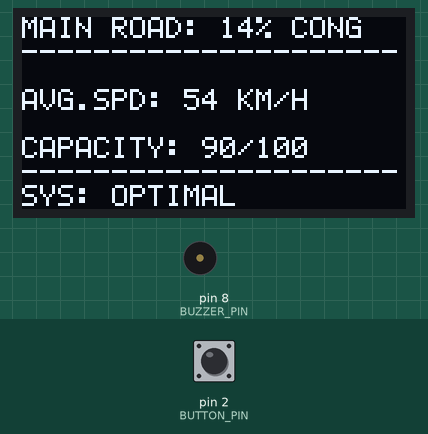
Bench run of a sketch on a simulated Arduino Uno, built with avr-gcc and run on an emulated ATmega328P. On the bench: 128×64 one-colour display, buzzer (waves = sounding). Wiring (inferred from the names in the program): SSD1306 OLED at I2C address 0x3C. Inputs (shaded band) come from the test bench; at power-on: pin 2 (BUTTON_PIN) HIGH. Random numbers use the default seed unless the sketch sets one.

Above: at 3.33 s.
3.6 s: pin 2 (BUTTON_PIN) pulled LOW for 0.15 s
At 9.6 s:
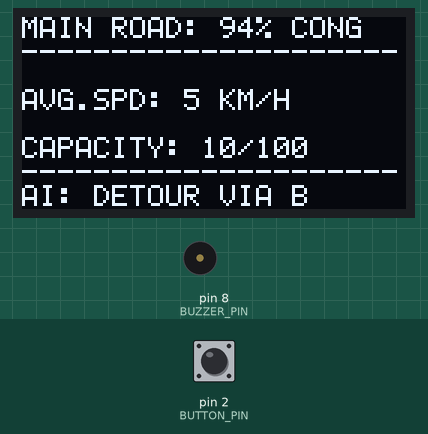
At 16.04 s:
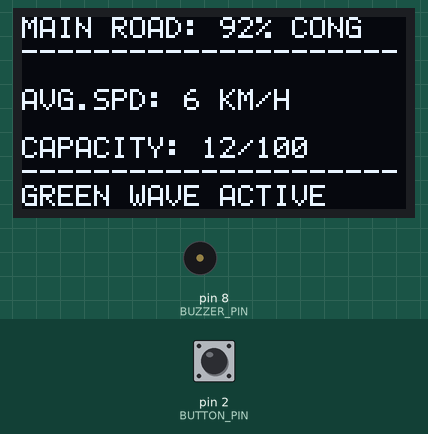
Timing chart, 0 to 17.3 s (numbered marks = the images above; inputs shaded):
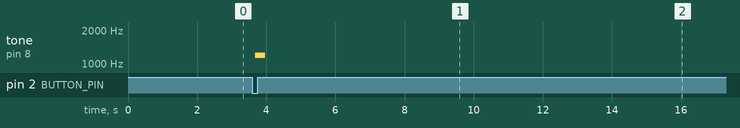

The sketch:

mihwar_arduino.ino
```cpp
#include <Wire.h>

#define OLED_ADDRESS 0x3C

const uint8_t font5x7[][5] PROGMEM = {
  {0x00, 0x00, 0x00, 0x00, 0x00},
  {0x00, 0x00, 0x5f, 0x00, 0x00},
  {0x00, 0x07, 0x00, 0x07, 0x00},
  {0x14, 0x7f, 0x14, 0x7f, 0x14},
  {0x24, 0x2a, 0x7f, 0x2a, 0x12},
  {0x23, 0x13, 0x08, 0x64, 0x62},
  {0x36, 0x49, 0x55, 0x22, 0x50},
  {0x00, 0x05, 0x03, 0x00, 0x00},
  {0x00, 0x1c, 0x22, 0x41, 0x00},
  {0x00, 0x41, 0x22, 0x1c, 0x00},
  {0x14, 0x08, 0x3e, 0x08, 0x14},
  {0x08, 0x08, 0x3e, 0x08, 0x08},
  {0x00, 0x50, 0x30, 0x00, 0x00},
  {0x08, 0x08, 0x08, 0x08, 0x08},
  {0x00, 0x60, 0x60, 0x00, 0x00},
  {0x20, 0x10, 0x08, 0x04, 0x02},
  {0x3e, 0x51, 0x49, 0x45, 0x3e},
  {0x00, 0x42, 0x7f, 0x40, 0x00},
  {0x42, 0x61, 0x51, 0x49, 0x46},
  {0x21, 0x41, 0x45, 0x4b, 0x31},
  {0x18, 0x14, 0x12, 0x7f, 0x10},
  {0x27, 0x45, 0x45, 0x45, 0x39},
  {0x3c, 0x4a, 0x49, 0x49, 0x30},
  {0x01, 0x71, 0x09, 0x05, 0x03},
  {0x36, 0x49, 0x49, 0x49, 0x36},
  {0x06, 0x49, 0x49, 0x29, 0x1e},
  {0x00, 0x36, 0x36, 0x00, 0x00},
  {0x00, 0x56, 0x36, 0x00, 0x00},
  {0x08, 0x14, 0x22, 0x41, 0x00},
  {0x24, 0x24, 0x24, 0x24, 0x24},
  {0x00, 0x41, 0x22, 0x14, 0x08},
  {0x02, 0x01, 0x51, 0x09, 0x06},
  {0x32, 0x49, 0x79, 0x41, 0x3e},
  {0x7e, 0x11, 0x11, 0x11, 0x7e},
  {0x7f, 0x49, 0x49, 0x49, 0x36},
  {0x3e, 0x41, 0x41, 0x41, 0x22},
  {0x7f, 0x41, 0x41, 0x22, 0x1c},
  {0x7f, 0x49, 0x49, 0x49, 0x41},
  {0x7f, 0x09, 0x09, 0x09, 0x01},
  {0x3e, 0x41, 0x49, 0x49, 0x7a},
  {0x7f, 0x08, 0x08, 0x08, 0x7f},
  {0x00, 0x41, 0x7f, 0x41, 0x00},
  {0x20, 0x40, 0x41, 0x3f, 0x01},
  {0x7f, 0x08, 0x14, 0x22, 0x41},
  {0x7f, 0x40, 0x40, 0x40, 0x40},
  {0x7f, 0x02, 0x0c, 0x02, 0x7f},
  {0x7f, 0x04, 0x08, 0x10, 0x7f},
  {0x3e, 0x41, 0x41, 0x41, 0x3e},
  {0x7f, 0x09, 0x09, 0x09, 0x06},
  {0x3e, 0x41, 0x51, 0x21, 0x5e},
  {0x7f, 0x09, 0x19, 0x29, 0x46},
  {0x46, 0x49, 0x49, 0x49, 0x31},
  {0x01, 0x01, 0x7f, 0x01, 0x01},
  {0x3f, 0x40, 0x40, 0x40, 0x3f},
  {0x1f, 0x20, 0x40, 0x20, 0x1f},
  {0x3f, 0x40, 0x38, 0x40, 0x3f},
  {0x63, 0x14, 0x08, 0x14, 0x63},
  {0x07, 0x08, 0x70, 0x08, 0x07},
  {0x61, 0x51, 0x49, 0x45, 0x43}
};

#define BUTTON_PIN    2
#define BUZZER_PIN    8

int congestionRate = 12;
int averageSpeed = 54;
int flowCapacity = 88;
char aiStatus[21] = "SYS: OPTIMAL        ";

unsigned long prevMillis = 0;
bool isSimulating = false;

void oled_command(uint8_t cmd) {
  Wire.beginTransmission(OLED_ADDRESS);
  Wire.write(0x00);
  Wire.write(cmd);
  Wire.endTransmission();
}

void oled_data(uint8_t data) {
  Wire.beginTransmission(OLED_ADDRESS);
  Wire.write(0x40);
  Wire.write(data);
  Wire.endTransmission();
}

void oled_init() {
  oled_command(0xAE);
  oled_command(0xD5); oled_command(0x80);
  oled_command(0xA8); oled_command(0x3F);
  oled_command(0xD3); oled_command(0x00);
  oled_command(0x40);
  oled_command(0x8D); oled_command(0x14);
  oled_command(0x20); oled_command(0x02);
  oled_command(0xA1);
  oled_command(0xC8);
  oled_command(0xDA); oled_command(0x12);
  oled_command(0x81); oled_command(0xCF);
  oled_command(0xD9); oled_command(0xF1);
  oled_command(0xDB); oled_command(0x40);
  oled_command(0xA4);
  oled_command(0xA6);
  oled_command(0xAF);
}

void oled_clear() {
  for (uint8_t page = 0; page < 8; page++) {
    oled_command(0xB0 + page);
    oled_command(0x00);
    oled_command(0x10);
    for (uint8_t i = 0; i < 128; i++) {
      oled_data(0x00);
    }
  }
}

void oled_set_cursor(uint8_t col, uint8_t page) {
  oled_command(0xB0 + page);
  oled_command(col & 0x0F);
  oled_command(0x10 | ((col >> 4) & 0x0F));
}

void oled_print_char(char c) {
  if (c < 32 || c > 90) c = 32;
  if (c >= 97 && c <= 122) c -= 32;

  uint8_t index = c - 32;
  for (uint8_t i = 0; i < 5; i++) {
    oled_data(pgm_read_byte(&(font5x7[index][i])));
  }
  oled_data(0x00);
}

void oled_print(const char* str) {
  while (*str) {
    oled_print_char(*str++);
  }
}

void oled_print_int(int num) {
  char buf[6];
  itoa(num, buf, 10);
  oled_print(buf);
}

void setup() {
  pinMode(BUTTON_PIN, INPUT_PULLUP);
  pinMode(BUZZER_PIN, OUTPUT);

  Wire.begin();
  Wire.setClock(400000L);
  delay(100);
  oled_init();
  oled_clear();

  oled_set_cursor(10, 2);
  oled_print("MIHWAR ANALYTICS");
  oled_set_cursor(5, 4);
  oled_print("SYSTEM INITIALIZED");
  delay(2000);
  oled_clear();
}

void loop() {
  if (digitalRead(BUTTON_PIN) == LOW && !isSimulating) {
    delay(50);
    isSimulating = true;
    prevMillis = millis();
    tone(BUZZER_PIN, 1200, 300);
  }

  unsigned long currentMillis = millis();

  if (currentMillis - prevMillis >= 200) {
    if (!isSimulating) {
      congestionRate = 12 + random(-1, 3);
      averageSpeed = 54 + random(-1, 2);
      flowCapacity = 90;
      strcpy(aiStatus, "SYS: OPTIMAL        ");
    }
    else {
      unsigned long elapsed = currentMillis - prevMillis;

      if (elapsed < 5000) {
        congestionRate = map(elapsed, 0, 5000, 15, 94);
        averageSpeed = map(elapsed, 0, 5000, 54, 8);
        flowCapacity = map(elapsed, 0, 5000, 90, 15);
        strcpy(aiStatus, "CRITICAL ANOMALY   ");
      }
      else if (elapsed >= 5000 && elapsed < 12000) {
        congestionRate = 94;
        averageSpeed = 5;
        flowCapacity = 10;
        strcpy(aiStatus, "AI: DETOUR VIA B   ");
      }
      else if (elapsed >= 12000 && elapsed < 20000) {
        congestionRate = map(elapsed, 12000, 20000, 94, 20);
        averageSpeed = map(elapsed, 12000, 20000, 5, 48);
        flowCapacity = map(elapsed, 12000, 20000, 10, 82);
        strcpy(aiStatus, "GREEN WAVE ACTIVE  ");
      }
      else {
        isSimulating = false;
      }
    }

    drawAnalyticalDashboard();
  }
}

void drawAnalyticalDashboard() {
  oled_set_cursor(0, 0);
  oled_print("MAIN ROAD: ");
  oled_print_int(congestionRate);
  oled_print("% CONG  ");

  oled_set_cursor(0, 1);
  oled_print("---------------------");

  oled_set_cursor(0, 3);
  oled_print("AVG.SPD: ");
  oled_print_int(averageSpeed);
  oled_print(" KM/H   ");

  oled_set_cursor(0, 5);
  oled_print("CAPACITY: ");
  oled_print_int(flowCapacity);
  oled_print("/100  ");

  oled_set_cursor(0, 6);
  oled_print("---------------------");
  oled_set_cursor(0, 7);
  oled_print(aiStatus);
}
```

Measured:
- after the input at 3.6 s, tone on pin 8 (BUZZER_PIN): silent → 1200 Hz after 0.08 s, → silent 0.30 s later
- what the display in image 1 shows lasts 7.0 s, from 8.8 s to 15.8 s
